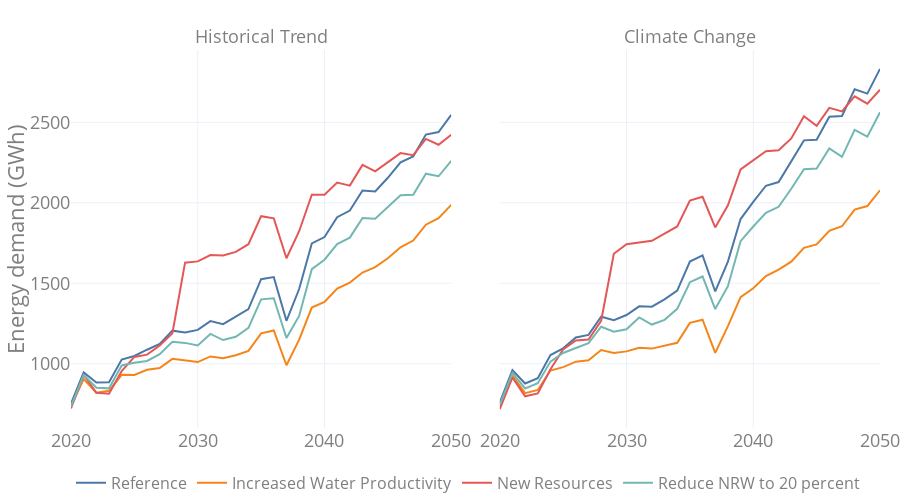

The notebook cell saved with this chart:
### Code cell
dff_energy = pd.DataFrame()

for df in [df_wwtp, df_desal, df_gw, df_pipelines]:
    dff = df.groupby(['Scenario', 'Climate', 'Year', 'type'])['SWPA_E_'].sum() / (1000000)
    dff = dff.reset_index()
    dff_energy = dff_energy.append(dff, sort=False)
dff_energy.rename(columns={'SWPA_E_': 'value'}, inplace=True)

dff = dff_energy.groupby(['Scenario', 'Climate', 'Year']).agg({'value': 'sum'}).reset_index()

fig = px.line(dff, x='Year', y='value', color='Scenario', facet_col='Climate',
              color_discrete_sequence=px.colors.qualitative.T10,
              facet_col_spacing=0.06, labels=names, category_orders=category_orders)
fig.update_layout(layout, yaxis_title_text='Energy demand (GWh)')
update_labels(fig)
fig.show()
fig.write_image("High level results/energyDemand.png", scale=4, width=900, height=500)
fig.write_html("High level results/energyDemand.html", include_plotlyjs='cdn')

### Figure 1 — Plotly figure (JSON) as saved in the notebook; plotly's stock layout.template omitted (floating-point values rounded to 4 significant figures)
{"data": [{"hovertemplate": "Scenario=Reference<br>Climate=Historical Trend<br>Year=%{x}<br>value=%{y}<extra></extra>", "legendgroup": "Reference", "line": {"color": "#4C78A8", "dash": "solid"}, "mode": "lines", "name": "Reference", "orientation": "v", "showlegend": true, "type": "scatter", "x": [2020, 2021, 2022, 2023, 2024, 2025, 2026, 2027, 2028, 2029, 2030, 2031, 2032, 2033, 2034, 2035, 2036, 2037, 2038, 2039, 2040, 2041, 2042, 2043, 2044, 2045, 2046, 2047, 2048, 2049, 2050], "xaxis": "x", "y": [751.3, 946.0, 882.7, 884.6, 1026.0, 1048.0, 1087.0, 1122.0, 1205.0, 1194.0, 1210.0, 1265.0, 1246.0, 1292.0, 1340.0, 1525.0, 1538.0, 1266.0, 1464.0, 1747.0, 1787.0, 1911.0, 1952.0, 2077.0, 2071.0, 2156.0, 2252.0, 2288.0, 2424.0, 2440.0, 2547.0], "yaxis": "y"}, {"hovertemplate": "Scenario=Reference<br>Climate=Climate Change<br>Year=%{x}<br>value=%{y}<extra></extra>", "legendgroup": "Reference", "line": {"color": "#4C78A8", "dash": "solid"}, "mode": "lines", "name": "Reference", "orientation": "v", "showlegend": false, "type": "scatter", "x": [2020, 2021, 2022, 2023, 2024, 2025, 2026, 2027, 2028, 2029, 2030, 2031, 2032, 2033, 2034, 2035, 2036, 2037, 2038, 2039, 2040, 2041, 2042, 2043, 2044, 2045, 2046, 2047, 2048, 2049, 2050], "xaxis": "x2", "y": [758.7, 959.7, 877.2, 909.8, 1054.0, 1095.0, 1163.0, 1179.0, 1292.0, 1271.0, 1303.0, 1357.0, 1355.0, 1400.0, 1455.0, 1635.0, 1673.0, 1449.0, 1634.0, 1899.0, 2006.0, 2106.0, 2129.0, 2258.0, 2388.0, 2392.0, 2535.0, 2539.0, 2706.0, 2679.0, 2832.0], "yaxis": "y2"}, {"hovertemplate": "Scenario=Increased Water Productivity<br>Climate=Historical Trend<br>Year=%{x}<br>value=%{y}<extra></extra>", "legendgroup": "Increased Water Productivity", "line": {"color": "#F58518", "dash": "solid"}, "mode": "lines", "name": "Increased Water Productivity", "orientation": "v", "showlegend": true, "type": "scatter", "x": [2020, 2021, 2022, 2023, 2024, 2025, 2026, 2027, 2028, 2029, 2030, 2031, 2032, 2033, 2034, 2035, 2036, 2037, 2038, 2039, 2040, 2041, 2042, 2043, 2044, 2045, 2046, 2047, 2048, 2049, 2050], "xaxis": "x", "y": [735.7, 905.0, 819.6, 831.3, 930.6, 929.6, 962.6, 972.6, 1030.0, 1022.0, 1010.0, 1045.0, 1034.0, 1052.0, 1080.0, 1188.0, 1207.0, 990.6, 1150.0, 1349.0, 1384.0, 1467.0, 1504.0, 1567.0, 1600.0, 1656.0, 1724.0, 1766.0, 1864.0, 1904.0, 1988.0], "yaxis": "y"}, {"hovertemplate": "Scenario=Increased Water Productivity<br>Climate=Climate Change<br>Year=%{x}<br>value=%{y}<extra></extra>", "legendgroup": "Increased Water Productivity", "line": {"color": "#F58518", "dash": "solid"}, "mode": "lines", "name": "Increased Water Productivity", "orientation": "v", "showlegend": false, "type": "scatter", "x": [2020, 2021, 2022, 2023, 2024, 2025, 2026, 2027, 2028, 2029, 2030, 2031, 2032, 2033, 2034, 2035, 2036, 2037, 2038, 2039, 2040, 2041, 2042, 2043, 2044, 2045, 2046, 2047, 2048, 2049, 2050], "xaxis": "x2", "y": [734.0, 925.4, 817.1, 836.9, 957.7, 978.8, 1013.0, 1021.0, 1085.0, 1067.0, 1077.0, 1099.0, 1094.0, 1113.0, 1130.0, 1254.0, 1273.0, 1067.0, 1234.0, 1414.0, 1469.0, 1545.0, 1585.0, 1635.0, 1720.0, 1742.0, 1826.0, 1854.0, 1958.0, 1980.0, 2078.0], "yaxis": "y2"}, {"hovertemplate": "Scenario=New Resources<br>Climate=Historical Trend<br>Year=%{x}<br>value=%{y}<extra></extra>", "legendgroup": "New Resources", "line": {"color": "#E45756", "dash": "solid"}, "mode": "lines", "name": "New Resources", "orientation": "v", "showlegend": true, "type": "scatter", "x": [2020, 2021, 2022, 2023, 2024, 2025, 2026, 2027, 2028, 2029, 2030, 2031, 2032, 2033, 2034, 2035, 2036, 2037, 2038, 2039, 2040, 2041, 2042, 2043, 2044, 2045, 2046, 2047, 2048, 2049, 2050], "xaxis": "x", "y": [722.2, 931.5, 819.0, 813.6, 953.8, 1042.0, 1056.0, 1113.0, 1189.0, 1628.0, 1636.0, 1675.0, 1672.0, 1695.0, 1743.0, 1917.0, 1903.0, 1655.0, 1823.0, 2051.0, 2050.0, 2126.0, 2107.0, 2236.0, 2195.0, 2254.0, 2309.0, 2296.0, 2397.0, 2361.0, 2424.0], "yaxis": "y"}, {"hovertemplate": "Scenario=New Resources<br>Climate=Climate Change<br>Year=%{x}<br>value=%{y}<extra></extra>", "legendgroup": "New Resources", "line": {"color": "#E45756", "dash": "solid"}, "mode": "lines", "name": "New Resources", "orientation": "v", "showlegend": false, "type": "scatter", "x": [2020, 2021, 2022, 2023, 2024, 2025, 2026, 2027, 2028, 2029, 2030, 2031, 2032, 2033, 2034, 2035, 2036, 2037, 2038, 2039, 2040, 2041, 2042, 2043, 2044, 2045, 2046, 2047, 2048, 2049, 2050], "xaxis": "x2", "y": [717.8, 914.6, 797.5, 815.7, 965.1, 1088.0, 1144.0, 1151.0, 1267.0, 1683.0, 1743.0, 1755.0, 1764.0, 1808.0, 1853.0, 2014.0, 2037.0, 1847.0, 1985.0, 2208.0, 2264.0, 2321.0, 2327.0, 2400.0, 2538.0, 2479.0, 2590.0, 2568.0, 2662.0, 2616.0, 2703.0], "yaxis": "y2"}, {"hovertemplate": "Scenario=Reduce NRW to 20 percent<br>Climate=Historical Trend<br>Year=%{x}<br>value=%{y}<extra></extra>", "legendgroup": "Reduce NRW to 20 percent", "line": {"color": "#72B7B2", "dash": "solid"}, "mode": "lines", "name": "Reduce NRW to 20 percent", "orientation": "v", "showlegend": true, "type": "scatter", "x": [2020, 2021, 2022, 2023, 2024, 2025, 2026, 2027, 2028, 2029, 2030, 2031, 2032, 2033, 2034, 2035, 2036, 2037, 2038, 2039, 2040, 2041, 2042, 2043, 2044, 2045, 2046, 2047, 2048, 2049, 2050], "xaxis": "x", "y": [733.4, 929.6, 851.0, 846.8, 989.3, 1006.0, 1017.0, 1059.0, 1136.0, 1129.0, 1114.0, 1185.0, 1147.0, 1167.0, 1223.0, 1400.0, 1407.0, 1160.0, 1297.0, 1588.0, 1646.0, 1744.0, 1784.0, 1906.0, 1901.0, 1971.0, 2047.0, 2050.0, 2181.0, 2165.0, 2261.0], "yaxis": "y"}, {"hovertemplate": "Scenario=Reduce NRW to 20 percent<br>Climate=Climate Change<br>Year=%{x}<br>value=%{y}<extra></extra>", "legendgroup": "Reduce NRW to 20 percent", "line": {"color": "#72B7B2", "dash": "solid"}, "mode": "lines", "name": "Reduce NRW to 20 percent", "orientation": "v", "showlegend": false, "type": "scatter", "x": [2020, 2021, 2022, 2023, 2024, 2025, 2026, 2027, 2028, 2029, 2030, 2031, 2032, 2033, 2034, 2035, 2036, 2037, 2038, 2039, 2040, 2041, 2042, 2043, 2044, 2045, 2046, 2047, 2048, 2049, 2050], "xaxis": "x2", "y": [744.4, 942.9, 846.4, 878.5, 1013.0, 1067.0, 1098.0, 1128.0, 1230.0, 1199.0, 1214.0, 1288.0, 1244.0, 1273.0, 1341.0, 1507.0, 1542.0, 1340.0, 1482.0, 1762.0, 1853.0, 1937.0, 1975.0, 2087.0, 2209.0, 2213.0, 2338.0, 2285.0, 2453.0, 2411.0, 2563.0], "yaxis": "y2"}], "layout": {"annotations": [{"font": {}, "showarrow": false, "text": "Historical Trend", "x": 0.235, "xanchor": "center", "xref": "paper", "y": 1, "yanchor": "bottom", "yref": "paper"}, {"font": {}, "showarrow": false, "text": "Climate Change", "x": 0.765, "xanchor": "center", "xref": "paper", "y": 1, "yanchor": "bottom", "yref": "paper"}], "autosize": true, "font": {"color": "#7f7f7f", "size": 18}, "height": 500, "hoverlabel": {"align": "left"}, "hovermode": "closest", "legend": {"font": {"size": 16}, "orientation": "h", "title": {"text": ""}, "tracegroupgap": 0}, "margin": {"b": 0, "l": 0, "r": 0, "t": 50}, "paper_bgcolor": "#fff", "plot_bgcolor": "#fff", "showlegend": true, "xaxis": {"anchor": "y", "domain": [0, 0.47], "title": {"text": ""}}, "xaxis2": {"anchor": "y2", "domain": [0.53, 1], "matches": "x", "title": {"text": ""}}, "yaxis": {"anchor": "x", "domain": [0, 1], "title": {"text": "Energy demand (GWh)"}}, "yaxis2": {"anchor": "x2", "domain": [0, 1], "matches": "y", "showticklabels": false}}}
